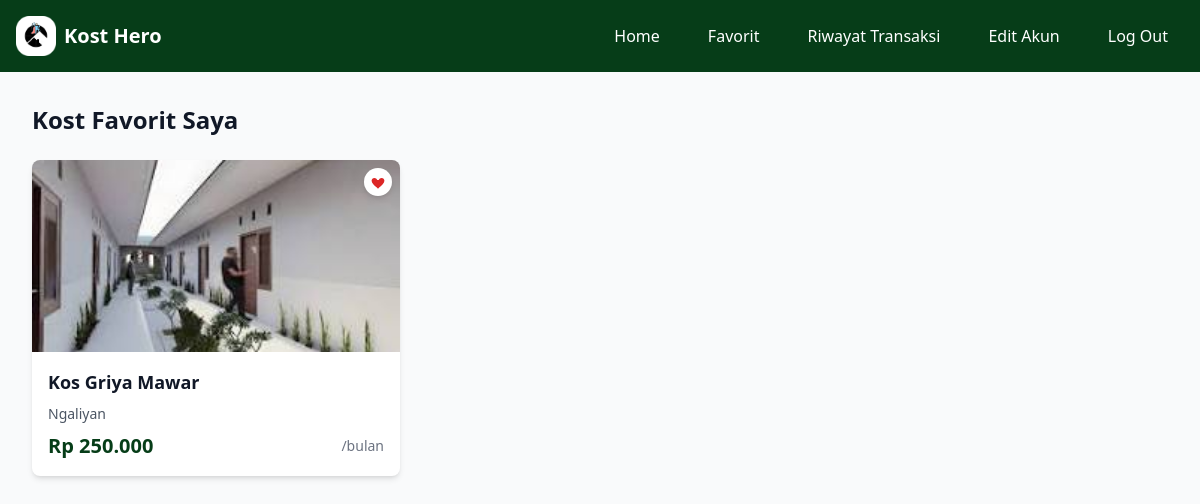
Screenshot of /hal_favorit.php (signed in) with the database file from the repository.
### tables this page shows
CREATE TABLE `kost` (
  `id` int(11) NOT NULL,
  `nama_kos` varchar(255) NOT NULL,
  `alamat` text NOT NULL,
  `deskripsi` text DEFAULT NULL,
  `sisa_kamar` int(11) DEFAULT 0,
  `harga` int(11) NOT NULL,
  `fasilitas_kamar` text DEFAULT NULL,
  `fasilitas_umum` text DEFAULT NULL,
  `gambar` text NOT NULL,
  `created_at` timestamp NOT NULL DEFAULT current_timestamp(),
  `user_id` int(11) NOT NULL,
  `tipe` enum('Putra','Putri','Campur') NOT NULL
);

### src/hal_favorit.php (the view, shortened to what this page needs)
<?php
include 'koneksi.php';
$user_id = $_SESSION['user_id'];
$sql = "SELECT kost.* FROM favorites
        JOIN kost ON favorites.kost_id = kost.id
        WHERE favorites.user_id = ?";
$stmt = $conn->prepare($sql);
$stmt->bind_param("i", $user_id);
$stmt->execute();
$fav_result = $stmt->get_result();
?>
<!DOCTYPE html>
<html lang="en">
<head>
    <script src="https://cdn.tailwindcss.com"></script>
</head>
<body class="bg-gray-50">
    <header class="bg-[#063D18] text-white p-4 flex justify-between items-center">
        <div class="flex items-center space-x-2">
            <img src="assets/img/logo.png" alt="Logo" class="h-10 w-10">
            <h1 class="text-xl font-bold">Kost Hero</h1>
        </div>
        <div class="hidden md:flex items-center space-x-4">
            <ul class="flex space-x-4 list-none">
                <li class="px-4 py-2 rounded-md transition-colors duration-200 hover:bg-white/10 hover:text-gray-100"><a href="index.php" class="block w-full">Home</a></li>
                <li class="px-4 py-2 rounded-md transition-colors duration-200 hover:bg-white/10 hover:text-gray-100"><a href="hal_favorit.php" class="block w-full">Favorit</a></li>
                <li class="px-4 py-2 rounded-md transition-colors duration-200 hover:bg-white/10 hover:text-gray-100"><a href="rt_pencari.php" class="block w-full">Riwayat Transaksi</a></li>
                <li class="px-4 py-2 rounded-md transition-colors duration-200 hover:bg-white/10 hover:text-gray-100"><a href="edit_akun.php" class="block w-full">Edit Akun</a></li>
                <li class="px-4 py-2 rounded-md transition-colors duration-200 hover:bg-white/10 hover:text-gray-100"><a href="log out.php" class="block w-full">Log Out</a></li>
            </ul>
        </div>
    </header>
    <main class="max-w-7xl mx-auto px-4 sm:px-6 lg:px-8 py-8">
        <div class="mb-6">
            <h2 class="text-2xl font-bold text-gray-900 mb-2">Kost Favorit Saya</h2>
        </div>
        <div class="grid grid-cols-1 sm:grid-cols-2 lg:grid-cols-3 xl:grid-cols-4 gap-4">
        <?php if ($fav_result->num_rows > 0): ?>
        <?php while ($kost = $fav_result->fetch_assoc()): ?>
            <div class="bg-white rounded-lg shadow-md overflow-hidden w-full">
            <div class="relative">
            <img src="<?php echo explode(",", $kost['gambar'])[0]; ?>" alt="Kost" class="w-full h-48 object-cover">
            <form method="POST" action="hapus_favorit.php" class="absolute top-2 right-2">
            <button type="submit" class="p-1.5 bg-white rounded-full shadow-md hover:bg-gray-50 transition-colors">
            <svg class="w-4 h-4 text-red-600 fill-current" viewBox="0 0 20 20">
            <path d="M10 18.35l-1.45-1.32C5.4 14.25 2 11.39 2 8.5
            2 6.5 3.5 5 5.5 5c1.54 0 3.04.99 3.57 2.36h1.87
            C11.46 5.99 12.96 5 14.5 5
            16.5 5 18 6.5 18 8.5c0 2.89-3.4 5.75-6.55 8.53L10 18.35z"/>
            </svg>
            </button>
            </form>
            </div>
            <div class="p-4">
            <h3 class="font-semibold text-lg text-gray-900 mb-2"><?php echo $kost['nama_kos']; ?></h3>
            <p class="text-gray-600 text-sm mb-2"><?php echo $kost['alamat']; ?></p>
            <div class="flex justify-between items-center">
                <span class="text-xl font-bold text-[#063D18]">Rp <?php echo number_format($kost['harga'], 0, ',', '.'); ?></span>
                <span class="text-sm text-gray-500">/bulan</span>
            </div>
            </div>
        </div>
    <?php endwhile; ?>
<?php endif; ?>
    </main>
</body>
</html></svg>

### rows the page displays
kost: gambar (picture), nama_kos "Kos Griya Mawar", alamat "Ngaliyan", harga "250.000"
